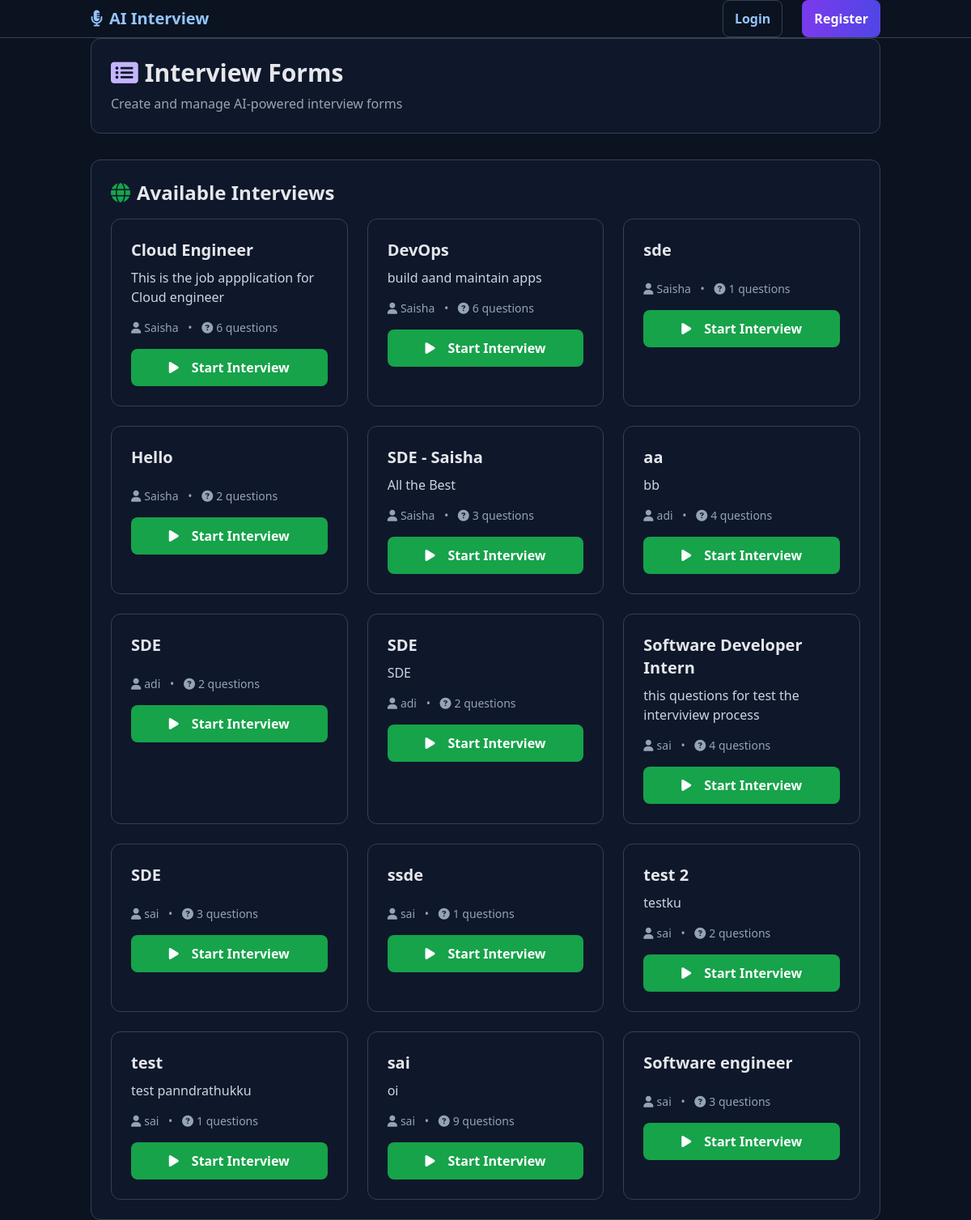
The page / on the database its author committed.
### interviews/models.py (models this page shows, shortened)
class Interview(models.Model):
    title = models.CharField(max_length=255)
    description = models.TextField(blank=True)
    created_by = models.ForeignKey(User, on_delete=models.CASCADE, related_name='interviews')
    created_at = models.DateTimeField(default=timezone.now)
    updated_at = models.DateTimeField(auto_now=True)
    is_active = models.BooleanField(default=True)
    class Meta:
        ordering = ['-created_at']

### interviews/views.py (the view)
# urls.py: path('', interview_views.interview_list, name='home'),
@require_http_methods(["GET"])
def interview_list(request):
    interviews = Interview.objects.filter(is_active=True)
    user_interviews = Interview.objects.filter(created_by=request.user) if request.user.is_authenticated else None
    context = {'interviews': interviews, 'user_interviews': user_interviews}
    return render(request, 'interviews/list.html', context)

### templates/interviews/list.html (shortened to what this page needs)
{% extends 'base.html' %}
{% block content %}
<div class="space-y-8">
    <div class="card">
        <h1 class="text-3xl font-bold text-gray-900 mb-2">
            <i class="fas fa-list-alt text-purple-600 mr-2"></i>Interview Forms
        </h1>
        <p class="text-gray-600">Create and manage AI-powered interview forms</p>
    </div>
    <div class="card">
        <h2 class="text-2xl font-bold text-gray-900 mb-4">
            <i class="fas fa-globe text-green-600 mr-2"></i>Available Interviews
        </h2>
        {% if interviews %}
        <div class="grid grid-cols-1 md:grid-cols-2 lg:grid-cols-3 gap-6">
            {% for interview in interviews %}
            <div class="card">
                <h3 class="text-xl font-bold text-gray-900 mb-2">{{ interview.title }}</h3>
                <p class="text-gray-700 mb-4 line-clamp-2">{{ interview.description|truncatewords:15 }}</p>
                <div class="text-sm text-gray-500 mb-4">
                    <i class="fas fa-user mr-1"></i>{{ interview.created_by.username }}
                    <span class="mx-2">•</span>
                    <i class="fas fa-question-circle mr-1"></i>{{ interview.questions.count }} questions
                </div>
                <a href="{% url 'interviews:ai_interview' interview.pk %}" class="btn btn-success full-width">
                    <i class="fas fa-play mr-2"></i>Start Interview
                </a>
            </div>
            {% endfor %}
        </div>
        {% endif %}
    </div>
</div>
{% endblock %}

### templates/base.html (shortened to what this page needs)
<!DOCTYPE html>
<html lang="en">
{% load static %}
<head>
    <script src="https://cdn.tailwindcss.com"></script>
    <link rel="stylesheet" href="https://cdnjs.cloudflare.com/ajax/libs/font-awesome/6.4.0/css/all.min.css">
    <link rel="stylesheet" href="{% static 'css/app.css' %}">
</head>
<body class="bg-gray-900 text-white min-h-screen theme-dark">
    <nav class="navbar">
        <div class="container">
            <div class="flex justify-between items-center">
                <a href="{% url 'interviews:list' %}" class="text-xl font-bold hover:text-purple-400">
                    <i class="fas fa-microphone-alt mr-2"></i>AI Interview
                </a>
                <div class="flex items-center space-x-6 nav">
                    {% if user.is_authenticated %}
                        <a href="{% url 'interviews:create' %}" class="btn btn-outline">Create</a>
                        <a href="{% url 'admin:index' %}" class="btn btn-outline">Admin</a>
                        <span class="text-gray-400">{{ user.username }}</span>
                        <a href="{% url 'auth:logout' %}" class="btn btn-danger">Logout</a>
                    {% else %}
                        <a href="{% url 'auth:login' %}" class="btn btn-outline">Login</a>
                        <a href="{% url 'auth:register' %}" class="btn btn-primary">Register</a>
                    {% endif %}
                </div>
            </div>
        </div>
    </nav>
    <main class="container page">
        {% block content %}{% endblock %}
    </main>
</body>
</html>

### static/css/app.css (style rules this page uses)
:root { --bg-0: #0b1220; --bg-1: #0f172a; --bg-2: #111827; --bg-3: #1f2937; --text-0: #e5e7eb; --text-1: #cbd5e1; --text-2: #9ca3af; --brand: #7c3aed; --brand-2: #4f46e5; --accent: #22c55e; --danger: #ef4444; --warning: #f59e0b; --border: #374151; --focus: #60a5fa; --link: #93c5fd; }
body.theme-dark { background: var(--bg-0); color: var(--text-0); }
body.theme-dark .text-gray-900 { color: var(--text-0) !important; }
body.theme-dark .text-gray-700 { color: var(--text-1) !important; }
body.theme-dark .text-gray-600 { color: var(--text-2) !important; }
body.theme-dark .text-gray-500 { color: #94a3b8 !important; }
body.theme-dark .text-purple-600 { color: #c4b5fd !important; }
.container { max-width: 1200px; margin: 0 auto; padding: 0 24px; }
.card { background: var(--bg-1); border: 1px solid var(--border); border-radius: 12px; padding: 24px; }
.navbar { background: var(--bg-0); border-bottom: 1px solid var(--border); }
.nav a { color: var(--text-1); text-decoration: none; }
h1, h2, h3, h4 { color: var(--text-0); }
p { color: var(--text-1); }
.btn { display: inline-flex; align-items: center; justify-content: center; gap: 8px; font-weight: 600; border-radius: 8px; padding: 10px 14px; border: 1px solid transparent; cursor: pointer; text-decoration: none; }
.btn-primary { background: linear-gradient(90deg, var(--brand), var(--brand-2)); color: #fff; }
.btn-success { background: #16a34a; color: #fff; }
.btn-outline { background: transparent; color: var(--text-0); border-color: var(--border); }
.btn, .btn:hover { text-decoration: none; }
a, .link { color: var(--link); }
.grid { display: grid; gap: 16px; }
.full-width { width: 100%; }
.page { padding-bottom: 48px; }
* { box-sizing: border-box; }
html, body { margin: 0; padding: 0; }
body.theme-dark a { color: var(--link); }
.btn-primary, .btn-success, .btn-danger { color: #fff !important; }
body.theme-dark input, body.theme-dark textarea, body.theme-dark select, body.theme-dark .btn { box-shadow: none !important; }

### rows shown on the page
Interview: title "Cloud Engineer", description "This is the job appplication for Cloud engineer", created_by.username "Saisha", questions.count "6"
Interview: title "DevOps", description "build aand maintain apps", created_by.username "Saisha", questions.count "6"
Interview: title "sde", created_by.username "Saisha", questions.count "1"
Interview: title "Hello", created_by.username "Saisha", questions.count "2"
Interview: title "SDE - Saisha", description "All the Best", created_by.username "Saisha", questions.count "3"
Interview: title "aa", description "bb", created_by.username "adi", questions.count "4"
Interview: title "SDE", created_by.username "adi", questions.count "2"
Interview: title "SDE", description "SDE", created_by.username "adi", questions.count "2"
Interview: title "Software Developer Intern", description "this questions for test the interviview process", created_by.username "sai", questions.count "4"
Interview: title "SDE", created_by.username "sai", questions.count "3"
Interview: title "ssde", created_by.username "sai", questions.count "1"
Interview: title "test 2", description "testku", created_by.username "sai", questions.count "2"
Interview: title "test", description "test panndrathukku", created_by.username "sai", questions.count "1"
Interview: title "sai", description "oi", created_by.username "sai", questions.count "9"
Interview: title "Software engineer", created_by.username "sai", questions.count "3"
